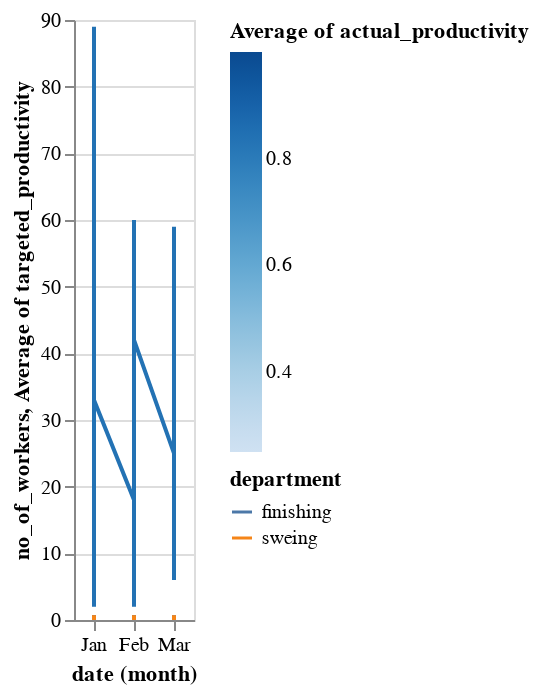

Notebook source saved alongside this figure:
### Markdown cell above
The layered histogram shows the productivity of departments across the three months. As expected fininshing is more productive in the final stage of production.  it also indicates the finishing departmetnt

### Code cell
#to determine the pattern for productivity to explore the relationship between departmetnt, overtime, no of workers and actual productivity
import altair as alt
import pandas as pd
data = pd.read_csv("gar_data.csv")
alt.Chart(data).properties(width=550)

base =line = base.mark_line().encode(
    x='month(date):O',
    y='no_of_workers',
    color='average(actual_productivity)'
)

rule = base.mark_rule().encode(
    y='average(targeted_productivity)',
    color='department',
    size=alt.value(2)
)

line + rule

### Figure 1 — Vega-Lite specification as saved in the notebook (floating-point values rounded to 4 significant figures; data arrays with more than 128 entries replaced by an {"elided": "..."} marker saying what was removed)
{"config": {"view": {"continuousWidth": 400, "continuousHeight": 300}}, "layer": [{"mark": "line", "encoding": {"color": {"type": "quantitative", "aggregate": "average", "field": "actual_productivity"}, "x": {"type": "ordinal", "field": "date", "timeUnit": "month"}, "y": {"type": "quantitative", "field": "no_of_workers"}}}, {"mark": "rule", "encoding": {"color": {"type": "nominal", "field": "department"}, "size": {"value": 2}, "x": {"type": "ordinal", "field": "date", "timeUnit": "month"}, "y": {"type": "quantitative", "aggregate": "average", "field": "targeted_productivity"}}}], "data": {"name": "data-ab2725577bd8061589f47ed0883d7f91"}, "$schema": "https://vega.github.io/schema/vega-lite/v4.8.1.json", "datasets": {"data-ab2725577bd8061589f47ed0883d7f91": {"elided": "1197 records"}}}
